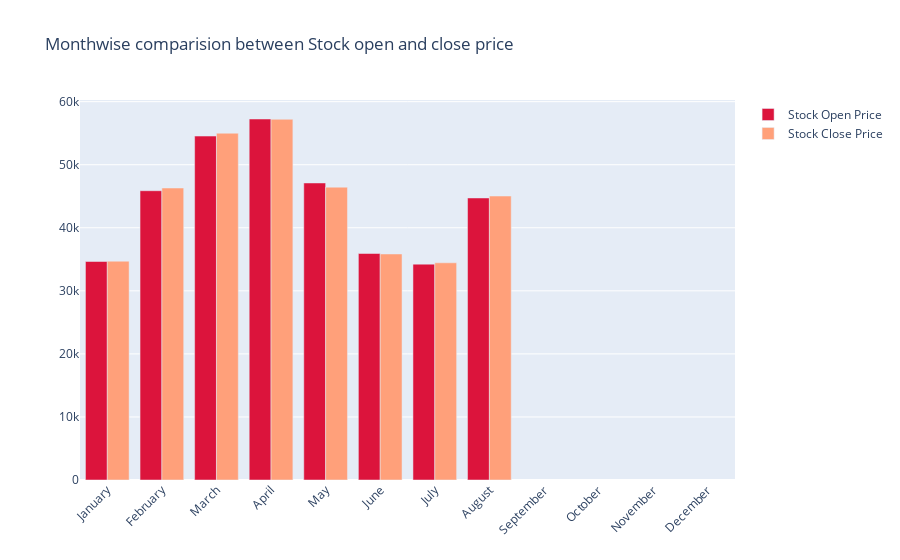

Here is the notebook cell this chart was saved with:
### Markdown cell above
#### Since we had data till September, so after September its showing NaN

### Code cell
fig = go.Figure()

fig.add_trace(go.Bar(
    x=monthvise.index,
    y=monthvise['open'],
    name='Stock Open Price',
    marker_color='crimson'
))
fig.add_trace(go.Bar(
    x=monthvise.index,
    y=monthvise['close'],
    name='Stock Close Price',
    marker_color='lightsalmon'
))

fig.update_layout(barmode='group', xaxis_tickangle=-45,
                  title='Monthwise comparision between Stock open and close price')
fig.show()

### Figure 1 — Plotly figure (JSON) as saved in the notebook; plotly's stock layout.template omitted (floating-point values rounded to 4 significant figures)
{"data": [{"marker": {"color": "crimson"}, "name": "Stock Open Price", "x": ["January", "February", "March", "April", "May", "June", "July", "August", "September", "October", "November", "December"], "y": [34650.0, 45870.0, 54540.0, 57250.0, 47110.0, 35920.0, 34230.0, 44730.0, null, null, null, null], "type": "bar"}, {"marker": {"color": "lightsalmon"}, "name": "Stock Close Price", "x": ["January", "February", "March", "April", "May", "June", "July", "August", "September", "October", "November", "December"], "y": [34700.0, 46310.0, 55000.0, 57210.0, 46440.0, 35850.0, 34440.0, 45040.0, null, null, null, null], "type": "bar"}], "layout": {"xaxis": {"tickangle": -45}, "barmode": "group", "title": {"text": "Monthwise comparision between Stock open and close price"}}}
